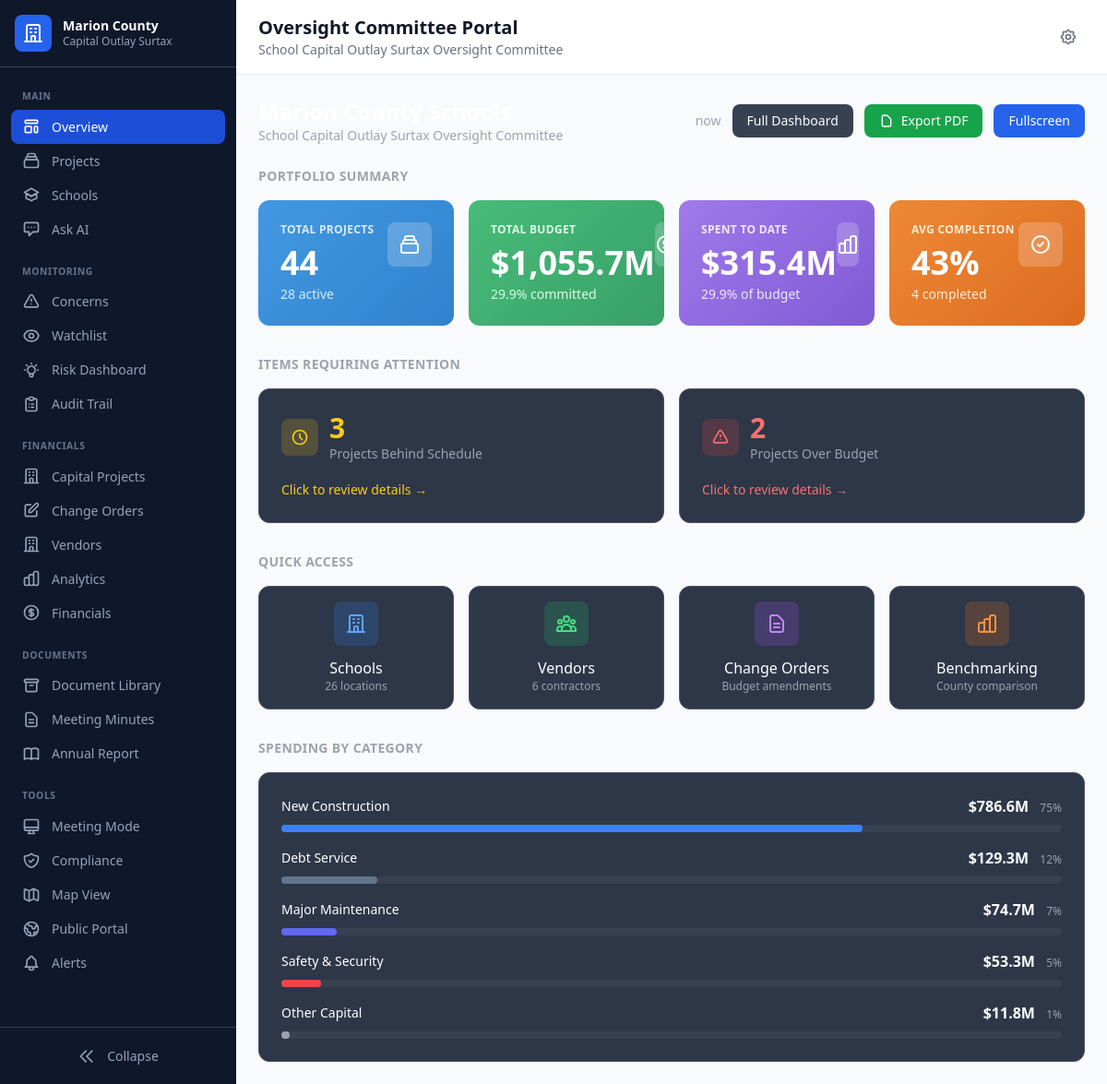
The page / on the database its author committed.
### tables this page shows
CREATE TABLE surtax_categories (
            category_id TEXT PRIMARY KEY,
            category_name TEXT NOT NULL,
            description TEXT,
            ballot_language TEXT,  -- Exact wording from ballot
            display_order INTEGER DEFAULT 0,
            icon TEXT,  -- Icon name for UI
            color TEXT,  -- Color code for UI

            -- Budget tracking
            total_allocated REAL DEFAULT 0,
            total_spent REAL DEFAULT 0,
            project_count INTEGER DEFAULT 0,

            created_at TEXT DEFAULT CURRENT_TIMESTAMP
        );

### app.py (the view)
@app.route('/')
def index():
    stats = get_overview_stats()
    categories = get_spending_by_category()
    concerns = get_concerns()[:5]  # Top 5 concerns
    return render_template('surtax/executive_dashboard.html',
                          stats=stats,
                          categories=categories,
                          concerns=concerns,
                          title='Oversight Committee Portal')

### templates/surtax/executive_dashboard.html (shortened to what this page needs)
{% extends "surtax/base.html" %}
{% block content %}
<div class="mb-6">
    <div class="flex items-center justify-between">
        <div>
            <h1 class="text-2xl font-bold text-white">Marion County Schools</h1>
            <p class="text-gray-400 text-sm">School Capital Outlay Surtax Oversight Committee</p>
        </div>
        <div class="flex items-center gap-3">
            <span class="text-gray-400 text-sm">{{ "now"|date_format }}</span>
            <a href="{{ url_for('overview') }}" class="px-4 py-2 bg-gray-700 hover:bg-gray-600 text-white rounded-lg text-sm transition-colors">
                Full Dashboard
            </a>
            <button onclick="window.print()" class="px-4 py-2 bg-green-600 hover:bg-green-700 text-white rounded-lg text-sm transition-colors flex items-center gap-2">
                <svg class="w-4 h-4" fill="none" stroke="currentColor" viewBox="0 0 24 24"><path stroke-linecap="round" stroke-linejoin="round" stroke-width="2" d="M7 21h10a2 2 0 002-2V9.414a1 1 0 00-.293-.707l-5.414-5.414A1 1 0 0012.586 3H7a2 2 0 00-2 2v14a2 2 0 002 2z"></path></svg>
                Export PDF
            </button>
            <button onclick="toggleFullscreen()" class="px-4 py-2 bg-blue-600 hover:bg-blue-700 text-white rounded-lg text-sm transition-colors">
                Fullscreen
            </button>
        </div>
    </div>
</div>
<div class="mb-8">
    <h2 class="text-sm font-semibold text-gray-400 uppercase tracking-wide mb-4">PORTFOLIO SUMMARY</h2>
    <div class="grid grid-cols-1 md:grid-cols-2 lg:grid-cols-4 gap-4">
        <a href="{{ url_for('projects') }}" class="relative overflow-hidden rounded-xl p-6 cursor-pointer transform transition-all hover:scale-105 hover:shadow-2xl" style="background: linear-gradient(135deg, #4299e1 0%, #3182ce 100%);">
            <div class="flex items-start justify-between">
                <div>
                    <p class="text-blue-100 text-xs font-semibold uppercase tracking-wide">Total Projects</p>
                    <p class="text-4xl font-bold text-white mt-2">{{ stats.total_projects }}</p>
                    <p class="text-blue-100 text-sm mt-1">{{ stats.active_projects }} active</p>
                </div>
                <div class="w-12 h-12 bg-white/20 rounded-lg flex items-center justify-center">
                </div>
            </div>
        </a>
        <div class="relative overflow-hidden rounded-xl p-6" style="background: linear-gradient(135deg, #48bb78 0%, #38a169 100%);">
            <div class="flex items-start justify-between">
                <div>
                    <p class="text-green-100 text-xs font-semibold uppercase tracking-wide">Total Budget</p>
                    <p class="text-4xl font-bold text-white mt-2">{{ stats.total_budget|currency }}</p>
                    <p class="text-green-100 text-sm mt-1">{{ stats.percent_spent|percentage }} committed</p>
                </div>
                <div class="w-12 h-12 bg-white/20 rounded-lg flex items-center justify-center">
                </div>
            </div>
        </div>
        <div class="relative overflow-hidden rounded-xl p-6" style="background: linear-gradient(135deg, #9f7aea 0%, #805ad5 100%);">
            <div class="flex items-start justify-between">
                <div>
                    <p class="text-purple-100 text-xs font-semibold uppercase tracking-wide">Spent to Date</p>
                    <p class="text-4xl font-bold text-white mt-2">{{ stats.total_spent|currency }}</p>
                    <p class="text-purple-100 text-sm mt-1">{{ stats.percent_spent|percentage }} of budget</p>
                </div>
                <div class="w-12 h-12 bg-white/20 rounded-lg flex items-center justify-center">
                </div>
            </div>
        </div>
        <a href="{{ url_for('projects') }}" class="relative overflow-hidden rounded-xl p-6 cursor-pointer transform transition-all hover:scale-105 hover:shadow-2xl" style="background: linear-gradient(135deg, #ed8936 0%, #dd6b20 100%);">
            <div class="flex items-start justify-between">
                <div>
                    <p class="text-orange-100 text-xs font-semibold uppercase tracking-wide">Avg Completion</p>
                    <p class="text-4xl font-bold text-white mt-2">{{ stats.avg_completion|round|int }}%</p>
                    <p class="text-orange-100 text-sm mt-1">{{ stats.completed_projects }} completed</p>
                </div>
                <div class="w-12 h-12 bg-white/20 rounded-lg flex items-center justify-center">
                    <svg class="w-6 h-6 text-white" fill="none" stroke="currentColor" viewBox="0 0 24 24">
                        <path stroke-linecap="round" stroke-linejoin="round" stroke-width="2" d="M9 12l2 2 4-4m6 2a9 9 0 11-18 0 9 9 0 0118 0z"></path>
                    </svg>
                </div>
            </div>
        </a>
    </div>
</div>
<div class="mb-8">
    <h2 class="text-sm font-semibold text-gray-400 uppercase tracking-wide mb-4">ITEMS REQUIRING ATTENTION</h2>
    <div class="grid grid-cols-1 md:grid-cols-2 gap-4">
        <div class="dark-card rounded-xl p-6">
            <div class="flex items-center justify-between mb-4">
                <div class="flex items-center gap-3">
                    <div class="w-10 h-10 bg-yellow-500/20 rounded-lg flex items-center justify-center">
                        <svg class="w-5 h-5 text-yellow-400" fill="none" stroke="currentColor" viewBox="0 0 24 24">
                            <path stroke-linecap="round" stroke-linejoin="round" stroke-width="2" d="M12 8v4l3 3m6-3a9 9 0 11-18 0 9 9 0 0118 0z"></path>
                        </svg>
                    </div>
                    <div>
                        <p class="text-3xl font-bold text-yellow-400">{{ stats.delayed_projects }}</p>
                        <p class="text-sm text-gray-400">Projects Behind Schedule</p>
                    </div>
                </div>
            </div>
            <button onclick="window.location.href='{{ url_for('concerns', type='Schedule Delay') }}'" class="text-sm text-yellow-400 hover:text-yellow-300">
                Click to review details →
            </button>
        </div>
        <div class="dark-card rounded-xl p-6">
            <div class="flex items-center justify-between mb-4">
                <div class="flex items-center gap-3">
                    <div class="w-10 h-10 bg-red-500/20 rounded-lg flex items-center justify-center">
                        <svg class="w-5 h-5 text-red-400" fill="none" stroke="currentColor" viewBox="0 0 24 24">
                            <path stroke-linecap="round" stroke-linejoin="round" stroke-width="2" d="M12 9v2m0 4h.01m-6.938 4h13.856c1.54 0 2.502-1.667 1.732-3L13.732 4c-.77-1.333-2.694-1.333-3.464 0L3.34 16c-.77 1.333.192 3 1.732 3z"></path>
                        </svg>
                    </div>
                    <div>
                        <p class="text-3xl font-bold text-red-400">{{ stats.over_budget_projects }}</p>
                        <p class="text-sm text-gray-400">Projects Over Budget</p>
                    </div>
                </div>
            </div>
            <button onclick="window.location.href='{{ url_for('concerns', type='Cost Overrun') }}'" class="text-sm text-red-400 hover:text-red-300">
                Click to review details →
            </button>
        </div>
    </div>
</div>
<div class="mb-8">
    <h2 class="text-sm font-semibold text-gray-400 uppercase tracking-wide mb-4">QUICK ACCESS</h2>
    <div class="grid grid-cols-2 md:grid-cols-4 gap-4">
        <a href="{{ url_for('schools') }}" class="dark-card rounded-xl p-4 hover:bg-gray-600 transition-colors group">
            <div class="flex flex-col items-center text-center">
                <div class="w-12 h-12 bg-blue-500/20 rounded-lg flex items-center justify-center mb-3 group-hover:bg-blue-500/30">
                    <svg class="w-6 h-6 text-blue-400" fill="none" stroke="currentColor" viewBox="0 0 24 24">
                        <path stroke-linecap="round" stroke-linejoin="round" stroke-width="2" d="M19 21V5a2 2 0 00-2-2H7a2 2 0 00-2 2v16m14 0h2m-2 0h-5m-9 0H3m2 0h5M9 7h1m-1 4h1m4-4h1m-1 4h1m-5 10v-5a1 1 0 011-1h2a1 1 0 011 1v5m-4 0h4"></path>
                    </svg>
                </div>
                <p class="text-white font-medium">Schools</p>
                <p class="text-gray-400 text-xs">26 locations</p>
            </div>
        </a>
        <a href="{{ url_for('vendors') }}" class="dark-card rounded-xl p-4 hover:bg-gray-600 transition-colors group">
            <div class="flex flex-col items-center text-center">
                <div class="w-12 h-12 bg-green-500/20 rounded-lg flex items-center justify-center mb-3 group-hover:bg-green-500/30">
                </div>
                <p class="text-white font-medium">Vendors</p>
                <p class="text-gray-400 text-xs">6 contractors</p>
            </div>
        </a>
        <a href="{{ url_for('change_orders') }}" class="dark-card rounded-xl p-4 hover:bg-gray-600 transition-colors group">
            <div class="flex flex-col items-center text-center">
                <div class="w-12 h-12 bg-purple-500/20 rounded-lg flex items-center justify-center mb-3 group-hover:bg-purple-500/30">
                    <svg class="w-6 h-6 text-purple-400" fill="none" stroke="currentColor" viewBox="0 0 24 24">
                        <path stroke-linecap="round" stroke-linejoin="round" stroke-width="2" d="M9 12h6m-6 4h6m2 5H7a2 2 0 01-2-2V5a2 2 0 012-2h5.586a1 1 0 01.707.293l5.414 5.414a1 1 0 01.293.707V19a2 2 0 01-2 2z"></path>
                    </svg>
                </div>
                <p class="text-white font-medium">Change Orders</p>
                <p class="text-gray-400 text-xs">Budget amendments</p>
            </div>
        </a>
        <a href="{{ url_for('analytics') }}" class="dark-card rounded-xl p-4 hover:bg-gray-600 transition-colors group">
            <div class="flex flex-col items-center text-center">
                <div class="w-12 h-12 bg-orange-500/20 rounded-lg flex items-center justify-center mb-3 group-hover:bg-orange-500/30">
                </div>
                <p class="text-white font-medium">Benchmarking</p>
                <p class="text-gray-400 text-xs">County comparison</p>
            </div>
        </a>
    </div>
</div>
<div>
    <h2 class="text-sm font-semibold text-gray-400 uppercase tracking-wide mb-4">SPENDING BY CATEGORY</h2>
    <div class="dark-card rounded-xl p-6">
        <div class="space-y-4">
            {% for cat in categories %}
            <div>
                <div class="flex justify-between items-center mb-2">
                    <span class="text-sm font-medium text-white">{{ cat.category_name or cat.surtax_category }}</span>
                    <div class="text-right">
                        <span class="text-white font-semibold">{{ cat.total_budget|currency }}</span>
                        <span class="text-gray-400 text-xs ml-2">{{ cat.percent_of_total|round|int }}%</span>
                    </div>
                </div>
                <div class="w-full bg-gray-700 rounded-full h-2">
                    <div class="h-2 rounded-full transition-all"
                         style="width: {{ cat.percent_of_total }}%; background-color: {{ cat.color or '#4299e1' }};">
                    </div>
                </div>
            </div>
            {% endfor %}
        </div>
    </div>
</div>
{% endblock %}

### rows shown on the page
surtax_categories: category_name "New Construction", total_budget "$786.6M", percent_of_total "75", {{ cat.percent_of_total }} 74.51251379238495 (drawn)
surtax_categories: category_name "Debt Service", total_budget "$129.3M", percent_of_total "12", {{ cat.percent_of_total }} 12.24474137401749 (drawn)
surtax_categories: category_name "Major Maintenance", total_budget "$74.7M", percent_of_total "7", {{ cat.percent_of_total }} 7.076145303689225 (drawn)
surtax_categories: category_name "Safety & Security", total_budget "$53.3M", percent_of_total "5", {{ cat.percent_of_total }} 5.0524950498550645 (drawn)
surtax_categories: category_name "Other Capital", total_budget "$11.8M", percent_of_total "1", {{ cat.percent_of_total }} 1.1141044800532736 (drawn)

### other values the page prints
{{ title }} "Oversight Committee Portal"
{{ "now"|date_format }} "now"
{{ stats.total_projects }} "44"
{{ stats.active_projects }} "28"
{{ stats.total_budget|currency }} "$1,055.7M"
{{ stats.percent_spent|percentage }} "29.9%"
{{ stats.total_spent|currency }} "$315.4M"
{{ stats.avg_completion|round|int }} "43"
{{ stats.completed_projects }} "4"
{{ stats.delayed_projects }} "3"
{{ stats.over_budget_projects }} "2"
